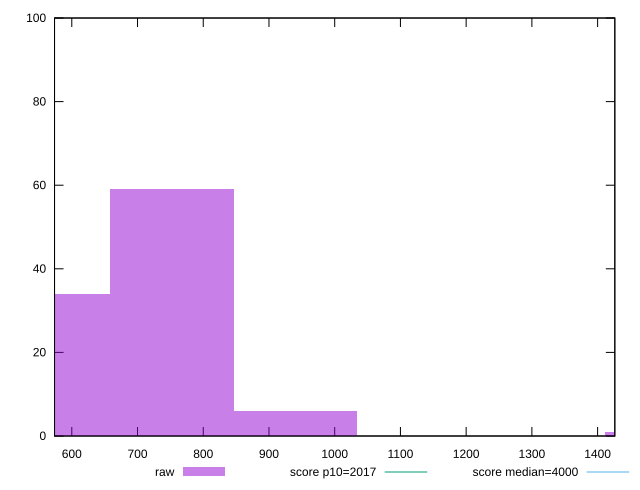

The script that saved this image:
reset

$raw <<EOF
752.297579464868 59
564.223184598651 34
940.3719743310851 6
1504.595158929736 1
EOF

set key outside below
set boxwidth 188.074394866217
set xrange [573.7360000000002:1426.188000000001]
set yrange [0:100]
set trange [0:100]
set style fill transparent solid 0.5 noborder

set parametric
set terminal svg size 640, 490 enhanced background rgb 'white'
set output "report_00011_2021-02-09T10:53:21.242Z/mainthread-work-breakdown/samples/pages+cached+noadtech+nomedia+nocss/raw/histogram.svg"

plot $raw title "raw" with boxes, \
     2017,t title "score p10=2017", \
     4000,t title "score median=4000"

reset
